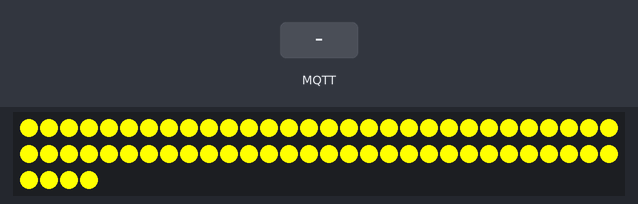
Recording of a sketch running on a simulated ESP8266 (NodeMCU). Shown: 64 RGB LEDs in strip order, left to right, continuing on the next row. The test bench sets the inputs (shaded band). Dim RGB values are drawn brighter than linear; WiFi joins after 1.5 s; servers stay silent unless stated; random numbers use the default seed unless the sketch sets one; no MQTT or app messages arrive unless stated; what the sketch prints to the serial monitor is not drawn.

Above: at 5.7 s.
5.8 s: MQTT message "r" arrives on the first subscribed topic
At 7.4 s:
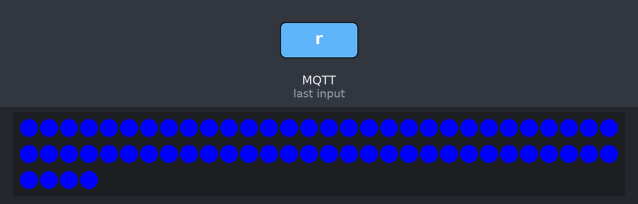
8.0 s: MQTT message "1" arrives on the first subscribed topic
At 9.4 s:
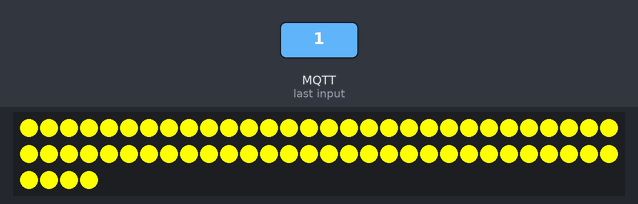
11.1 s: MQTT message "g" arrives on the first subscribed topic
At 11.9 s:
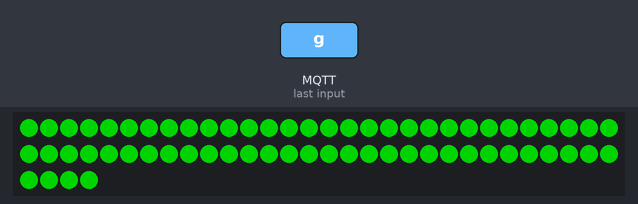
13.1 s: MQTT message "0" arrives on the first subscribed topic
At 14.0 s:
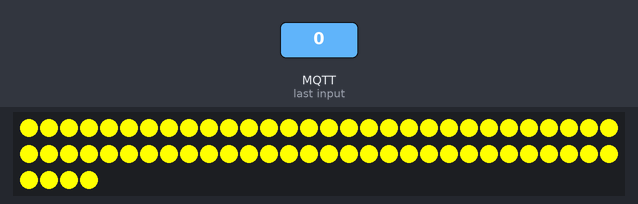
Timing chart, 0 to 16.1 s (numbered marks = the images above; inputs shaded):
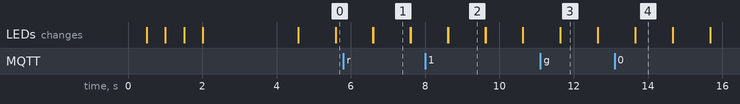

The sketch:

sketch_nov27a.ino
```cpp
#include <FastLED.h>
#include <ESP8266WiFi.h>
#include <PubSubClient.h>

#define LED_PIN 3
#define NUM_LEDS 64

#define WIFI_SSID "PEDRO"
#define WIFI_PASSWORD "12345567p"

#define MQTT_BROKER "broker.emqx.io"
#define MQTT_PORT 1883

WiFiClient espClient;
PubSubClient client(espClient);

char sequencia[100];
char cor[100];
int tamCor = 0;
bool comecou = false;
int tamSeq = 0;

CRGB leds[NUM_LEDS];

void setup_wifi() {
  delay(10);
  Serial.print("Conectando ao ");
  Serial.print(" ");
  Serial.println(WIFI_SSID);

  WiFi.mode(WIFI_STA);
  WiFi.begin(WIFI_SSID, WIFI_PASSWORD);

  while (WiFi.status() != WL_CONNECTED) {
    delay(500);
    Serial.println(".");
  }

  randomSeed(micros());

  Serial.println("Conectado ao Wifi!");
}

void callback(char* topic, byte* payload, unsigned int length) {
  cor[tamCor++] = (char)payload[0];
  Serial.print((char)payload[0]);
  comecou = true;
}

void reconnect() {
  while (!client.connected()) {
    Serial.println("Tentando conexao com MQTT");
    String clientId = "esp8266";
    clientId += String(random(0xffff), HEX);

    if (client.connect(clientId.c_str())) {
      Serial.println("Conectado ao MQTT");
      client.publish("outTopic", "UFV");
      client.subscribe("device/led");
    } else {
      Serial.print("Falha, rc= ");
      Serial.println(client.state());
      delay(5000);
    }
  }
}

void setup() {
  Serial.begin(115200);
  Serial.setTimeout(1);
  FastLED.addLeds<WS2811, LED_PIN>(leds, NUM_LEDS);
  randomSeed(analogRead(0));

  for (int i = 0; i < NUM_LEDS; i++) {
    leds[i] = CRGB::Red;
  }
  FastLED.show();
  delay(500);
  for (int i = 0; i < NUM_LEDS; i++) {
    leds[i] = CRGB::Green;
  }
  FastLED.show();
  delay(500);
  for (int i = 0; i < NUM_LEDS; i++) {
    leds[i] = CRGB::Yellow;
  }
  FastLED.show();
  delay(500);
  for (int i = 0; i < NUM_LEDS; i++) {
    leds[i] = CRGB::Blue;
  }
  FastLED.show();
  delay(500);
  for (int i = 0; i < NUM_LEDS; i++) {
    leds[i] = CRGB::Black;
  }
  FastLED.show();
  delay(1000);
  setup_wifi();
  client.setServer(MQTT_BROKER, MQTT_PORT);
  client.setCallback(callback);
}

void loop() {
  int sequence;
  for (int i = 0; i < 100; i++){
    Serial.print(sequencia[i]);
  }
  if (!client.connected()) {
    reconnect();
  }
  Serial.println(tamSeq);
  if (tamSeq == 0) {  //correto
    sequencia[tamSeq++] = 'y';
  }


  for (int i = 0; i <= tamSeq; i++) {
    if (sequencia[i] == 'r') {
      for (int i = 0; i < NUM_LEDS; i++) {
        leds[i] = CRGB::Green;
      }
      FastLED.show();
      delay(1000);
      for (int i = 0; i < NUM_LEDS; i++) {
        leds[i] = CRGB::Black;
      }
      FastLED.show();
    } else if (sequencia[i] == 'g') {
      for (int i = 0; i < NUM_LEDS; i++) {
        leds[i] = CRGB::Red;
      }
      FastLED.show();
      delay(1000);
      for (int i = 0; i < NUM_LEDS; i++) {
        leds[i] = CRGB::Black;
      }
      FastLED.show();
    } else if (sequencia[i] == 'b') {
      for (int i = 0; i < NUM_LEDS; i++) {
        leds[i] = CRGB::Blue;
      }
      FastLED.show();
      delay(1000);
      for (int i = 0; i < NUM_LEDS; i++) {
        leds[i] = CRGB::Black;
      }
      FastLED.show();
    } else if (sequencia[i] == 'y') {
      for (int i = 0; i < NUM_LEDS; i++) {
        leds[i] = CRGB::Yellow;
      }
      FastLED.show();
      delay(1000);
      for (int i = 0; i < NUM_LEDS; i++) {
        leds[i] = CRGB::Black;
      }
      FastLED.show();
    }
  }
  client.loop();
  if (comecou) {  //erro toda hora
    sequence = random(1, 5);
    Serial.println(sequence);
    for (int i = 0; i < tamSeq; i++) {
      if (cor[i] != sequencia[i]) {
        Serial.println("Sequencia errada!");
        tamSeq = 0;
        tamCor = 0;

      }
      else {comecou = false;}
    }
    if (sequence == 1) {
      sequencia[tamSeq++] = 'r';
    }

    if (sequence == 2) {
      sequencia[tamSeq++] = 'g';
    }

    if (sequence == 3) {
      sequencia[tamSeq++] = 'b';
    }

    if (sequence == 4) {
      sequencia[tamSeq++] = 'y';
    }
    comecou = false;

  }
}
```

Measured:
- what the display in image 1 shows lasts 1.0 s, from 6.6 s to 7.6 s
